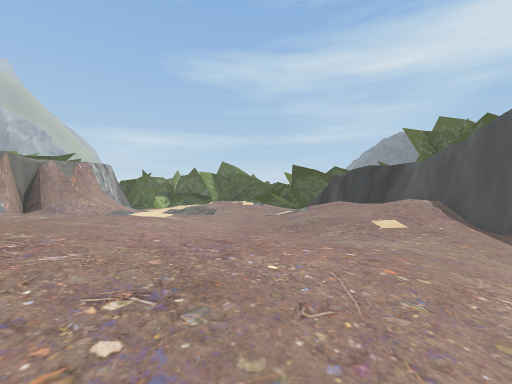
View 1 (above)

14 first-person views from a walk through a scene from a Unity 3-D project. The camera is 1.3 m above the floor, looks level and sees 90° across. The floor is counted in squares, 2 m on a side. Each view is taken from the middle of a square. On the plan, view 1 faces up. The plan holds only what a view shows up to about 9 squares ahead; the rest is blank. The place goes on beyond the plan. The player character is not drawn. Some surface patterns are stand-ins.

View 2
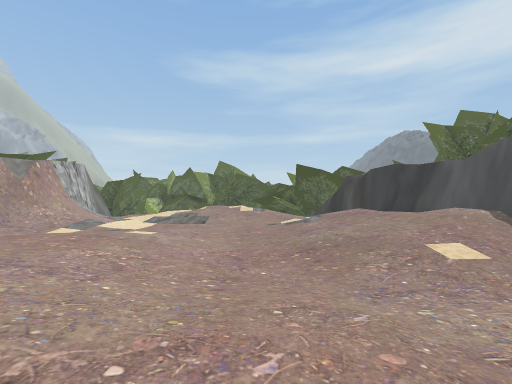

View 3
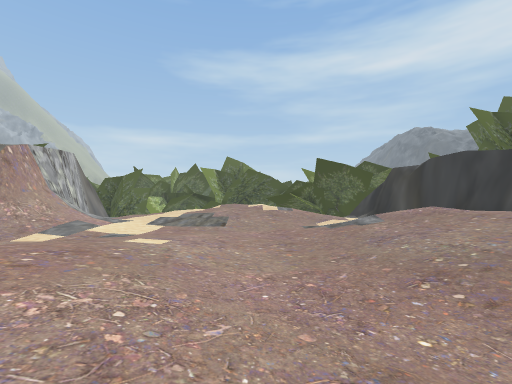

View 4
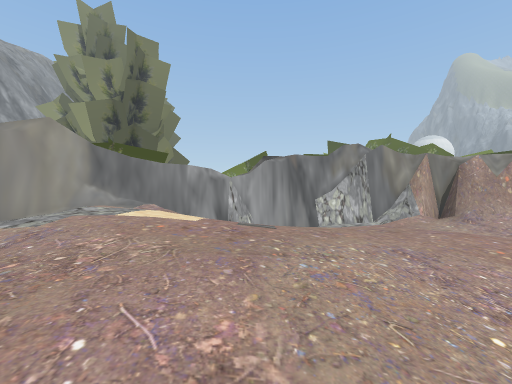

View 5
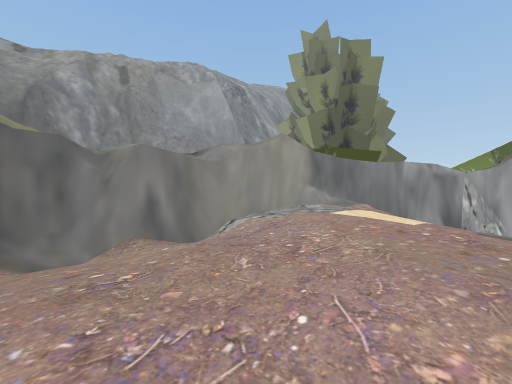

View 6
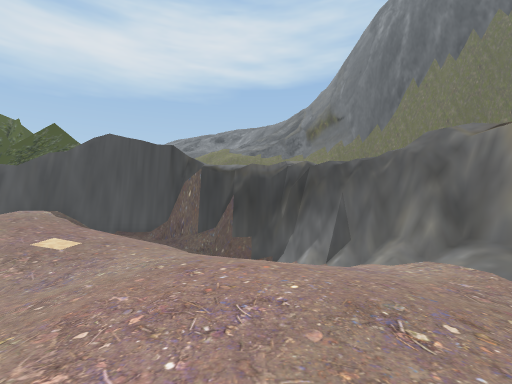

View 7
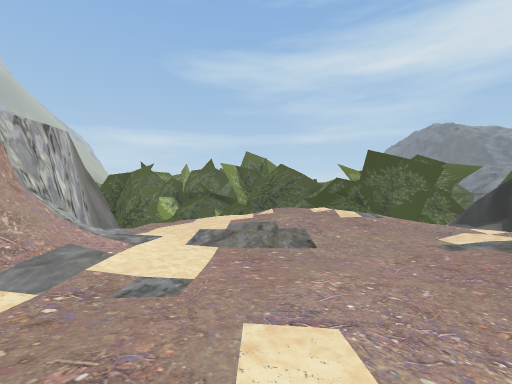

View 8
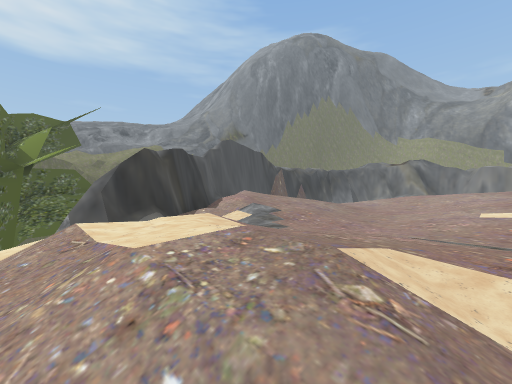

View 9
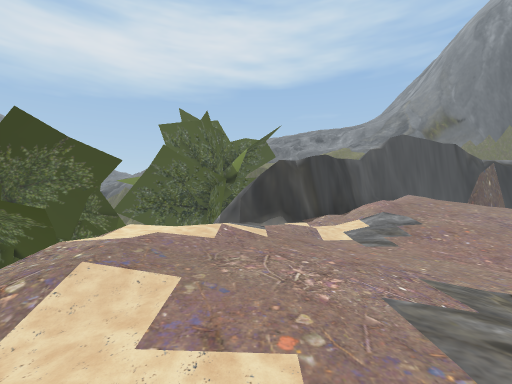

View 10
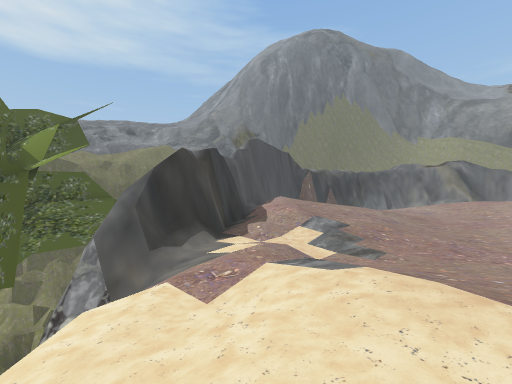

View 11
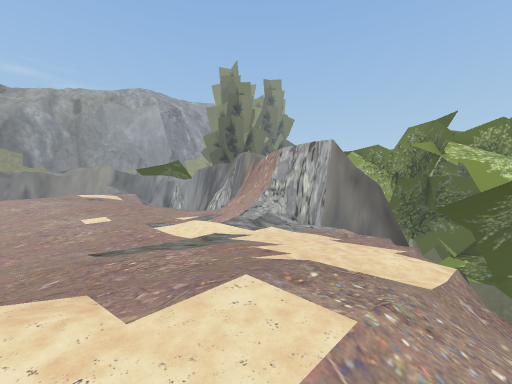

View 12
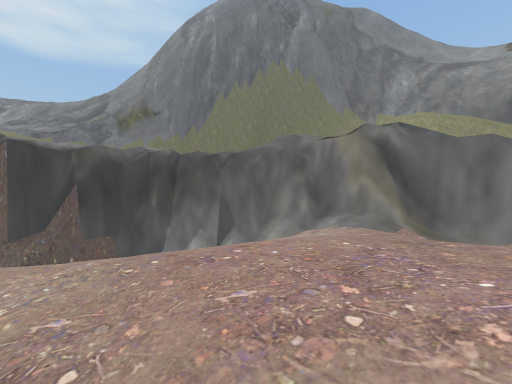

View 13
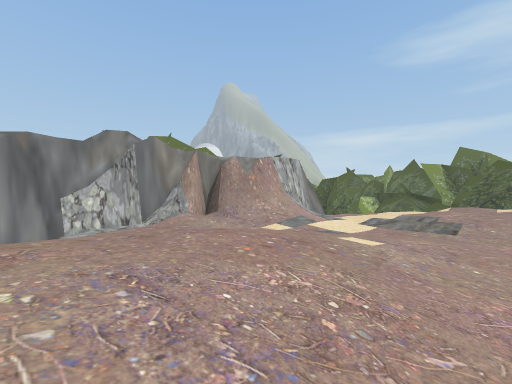

View 14
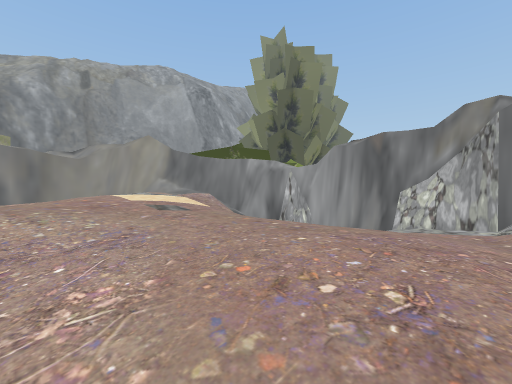

### Floor plan
Key: @ floor where view 1 was taken; # wall or solid block; x gap in a wall; . main floor; : floor 0.5 m higher than the main floor; - floor 0.5 m lower than the main floor; + floor 0.75 m higher than the main floor; _ floor 0.75 m lower than the main floor; < floor 1.25 m lower than the main floor; / step, stairs or slope; = window, fence, low wall or low ledge; v drop or lower ground; O other object.
Columns run from 9 left of view 1 to 9 right of it. Each row starts with its distance up from view 1.
 16     vv////= v    OO
 15     -..../-=x#
 14   x/-.....-//#
 13   #_-----___/#
 12   #/-_______.##
 11   #/-______///##
 10  ##/-______./:/#
  9  ##/---____..:/##
  8 ##.--..-___..:+=#
  7 #/--...-___.../=#
  6 #_-.....___-..//#
  5 #_  ....-__---/<#
  4 #/  .::./..--///#
  3 ##  .::::.../ /##
  2  #//:+++::..  /#
  1  #//+++::../ /##
  0  ##/++/..@.-/##
 -1   ###/=/=///##
 -2     #########

Positions as (right, up) in squares from view 1, and headings:
1: (0, 0), facing up
2: (0, 2), facing up
3: (-1, 4), facing up
4: (0, 3), facing left
5: (0, 3), facing down-left
6: (-2, 2), facing right
7: (-3, 7), facing up
8: (-3, 16), facing down-right
9: (-4, 14), facing right
10: (-1, 16), facing down-right
11: (-1, 16), facing down-left
12: (-1, 4), facing down-right
13: (-1, 4), facing up-left
14: (-2, 7), facing down-left
